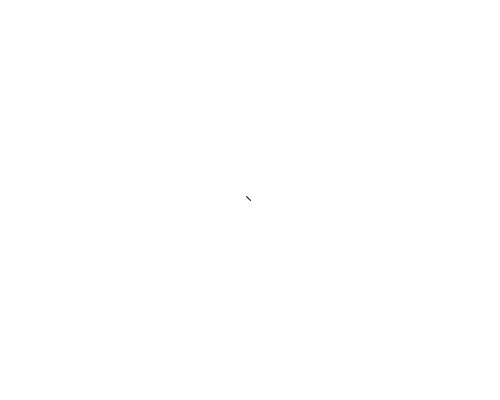
Frame 1 (no input)
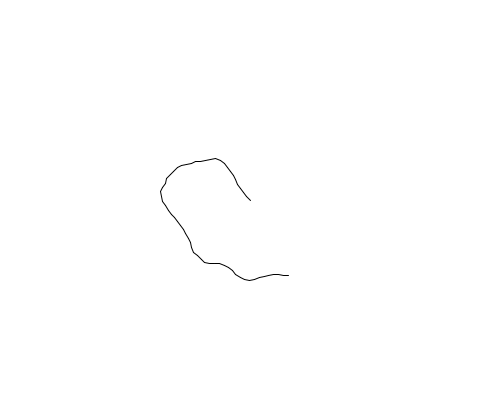
Frame 60 (the mouse pressed at the canvas centre just before this capture)
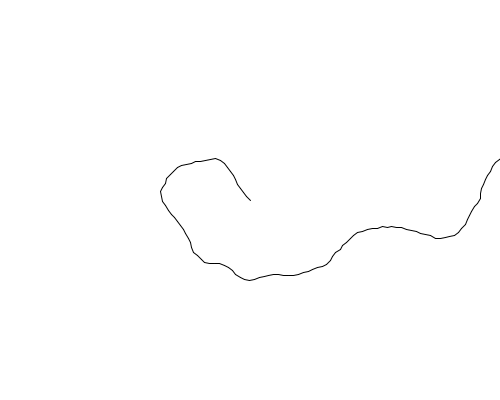
Frame 120 (the mouse held since frame 60 and released just before this capture)

The Processing sketch that drew these frames (run headless with seeded random() and noise(); from frame 60 on, the mouse is pressed at the canvas centre):

// Processing sketch: e070_direction
// ── e070_direction.pde
float oldx;
float oldy;
float a;

void reset() {
  oldx = width / 2;
  oldy = height / 2;
  a = random(TWO_PI);
}

void setup() {
  size(500, 400);
  background(255);
  colorMode(HSB, 100);
  smooth();
  noFill();
  reset();
}
void draw() {
  float newx = oldx + cos(a) * 5;
  float newy = oldy + sin(a) * 5;
  line(oldx, oldy, newx, newy);
  oldx = newx;
  oldy = newy;
  a = a + random(-0.4, 0.4);
}
